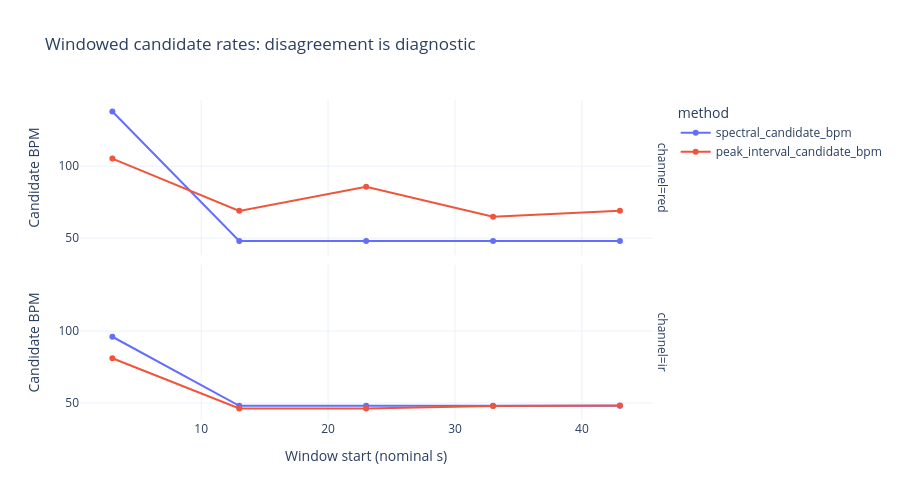
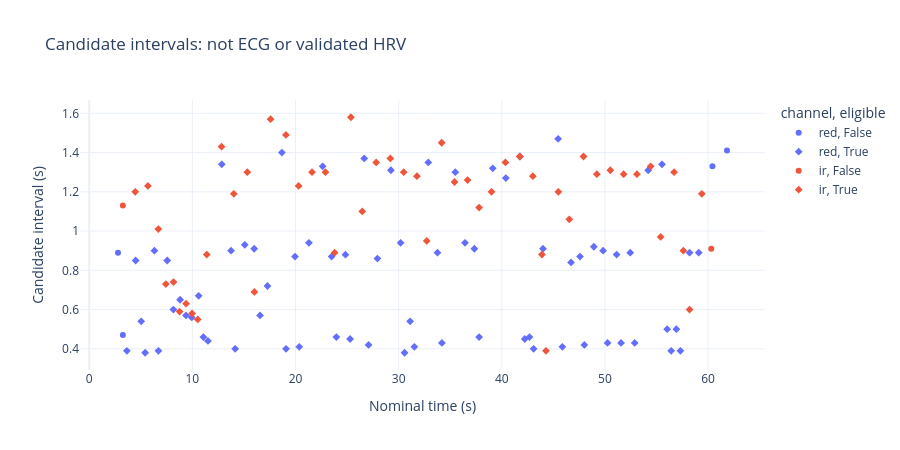

Notebook code cell kept with these figures, in order:
### Code cell
windows = analysis['windows']
display(windows.round(3))
if windows.empty:
    print('No full windows: reduce window_s or record longer. Raw signals and the whole-record spectrum are still available.')
else:
    rates = windows.melt(id_vars=['channel', 'start_s'],
                         value_vars=['spectral_candidate_bpm', 'peak_interval_candidate_bpm'],
                         var_name='method', value_name='candidate_bpm')
    fig = px.line(rates, x='start_s', y='candidate_bpm', color='method', facet_row='channel',
                  markers=True, height=500, title='Windowed candidate rates: disagreement is diagnostic',
                  labels={'start_s': 'Window start (nominal s)', 'candidate_bpm': 'Candidate BPM'})
    if REFERENCE_BPM is not None:
        fig.add_hline(y=REFERENCE_BPM, line_dash='dash', annotation_text='Approximate watch reference')
    fig.show()

intervals = analysis['intervals']
if intervals.empty:
    print('No candidate intervals with these parameters')
else:
    fig = px.scatter(intervals, x='time_s', y='interval_s', color='channel', symbol='eligible',
                     height=450, title='Candidate intervals: not ECG or validated HRV',
                     labels={'time_s': 'Nominal time (s)', 'interval_s': 'Candidate interval (s)'})
    fig.show()

### Figure 1 — Plotly figure (JSON) as saved in the notebook; plotly's stock layout.template omitted (floating-point values rounded to 4 significant figures)
{"data": [{"hovertemplate": "method=spectral_candidate_bpm<br>channel=red<br>Window start (nominal s)=%{x}<br>Candidate BPM=%{y}<extra></extra>", "legendgroup": "spectral_candidate_bpm", "line": {"color": "#636efa", "dash": "solid"}, "marker": {"symbol": "circle"}, "mode": "lines+markers", "name": "spectral_candidate_bpm", "orientation": "v", "showlegend": true, "type": "scatter", "x": [3.0, 13.0, 23.0, 33.0, 43.0], "xaxis": "x2", "y": [138.0, 48.0, 48.0, 48.0, 48.0], "yaxis": "y2"}, {"hovertemplate": "method=spectral_candidate_bpm<br>channel=ir<br>Window start (nominal s)=%{x}<br>Candidate BPM=%{y}<extra></extra>", "legendgroup": "spectral_candidate_bpm", "line": {"color": "#636efa", "dash": "solid"}, "marker": {"symbol": "circle"}, "mode": "lines+markers", "name": "spectral_candidate_bpm", "orientation": "v", "showlegend": false, "type": "scatter", "x": [3.0, 13.0, 23.0, 33.0, 43.0], "xaxis": "x", "y": [96.0, 48.0, 48.0, 48.0, 48.0], "yaxis": "y"}, {"hovertemplate": "method=peak_interval_candidate_bpm<br>channel=red<br>Window start (nominal s)=%{x}<br>Candidate BPM=%{y}<extra></extra>", "legendgroup": "peak_interval_candidate_bpm", "line": {"color": "#EF553B", "dash": "solid"}, "marker": {"symbol": "circle"}, "mode": "lines+markers", "name": "peak_interval_candidate_bpm", "orientation": "v", "showlegend": true, "type": "scatter", "x": [3.0, 13.0, 23.0, 33.0, 43.0], "xaxis": "x2", "y": [105.3, 68.97, 85.71, 64.86, 68.97], "yaxis": "y2"}, {"hovertemplate": "method=peak_interval_candidate_bpm<br>channel=ir<br>Window start (nominal s)=%{x}<br>Candidate BPM=%{y}<extra></extra>", "legendgroup": "peak_interval_candidate_bpm", "line": {"color": "#EF553B", "dash": "solid"}, "marker": {"symbol": "circle"}, "mode": "lines+markers", "name": "peak_interval_candidate_bpm", "orientation": "v", "showlegend": false, "type": "scatter", "x": [3.0, 13.0, 23.0, 33.0, 43.0], "xaxis": "x", "y": [81.08, 46.15, 46.15, 47.81, 48.19], "yaxis": "y"}], "layout": {"annotations": [{"font": {}, "showarrow": false, "text": "channel=ir", "textangle": 90, "x": 0.98, "xanchor": "left", "xref": "paper", "y": 0.2425, "yanchor": "middle", "yref": "paper"}, {"font": {}, "showarrow": false, "text": "channel=red", "textangle": 90, "x": 0.98, "xanchor": "left", "xref": "paper", "y": 0.7575, "yanchor": "middle", "yref": "paper"}], "height": 500, "legend": {"title": {"text": "method"}, "tracegroupgap": 0}, "title": {"text": "Windowed candidate rates: disagreement is diagnostic"}, "xaxis": {"anchor": "y", "domain": [0, 0.98], "title": {"text": "Window start (nominal s)"}}, "xaxis2": {"anchor": "y2", "domain": [0, 0.98], "matches": "x", "showticklabels": false}, "yaxis": {"anchor": "x", "domain": [0, 0.485], "title": {"text": "Candidate BPM"}}, "yaxis2": {"anchor": "x2", "domain": [0.515, 1], "matches": "y", "title": {"text": "Candidate BPM"}}}}

### Figure 2 — Plotly figure (JSON) as saved in the notebook; plotly's stock layout.template omitted (floating-point values rounded to 4 significant figures)
{"data": [{"hovertemplate": "channel=red<br>eligible=False<br>Nominal time (s)=%{x}<br>Candidate interval (s)=%{y}<extra></extra>", "legendgroup": "red, False", "marker": {"color": "#636efa", "symbol": "circle"}, "mode": "markers", "name": "red, False", "orientation": "v", "showlegend": true, "type": "scatter", "x": [2.79, 3.26, 60.42, 61.83], "xaxis": "x", "y": [0.89, 0.47, 1.33, 1.41], "yaxis": "y"}, {"hovertemplate": "channel=red<br>eligible=True<br>Nominal time (s)=%{x}<br>Candidate interval (s)=%{y}<extra></extra>", "legendgroup": "red, True", "marker": {"color": "#636efa", "symbol": "diamond"}, "mode": "markers", "name": "red, True", "orientation": "v", "showlegend": true, "type": "scatter", "x": [3.65, 4.5, 5.04, 5.42, 6.32, 6.71, 7.56, 8.16, 8.81, 9.38, 9.94, 10.61, 11.07, 11.51, 12.85, 13.75, 14.15, 15.08, 15.99, 16.56, 17.28, 18.68, 19.08, 19.95, 20.36, 21.3, 22.63, 23.5, 23.96, 24.84, 25.29, 26.66, 27.08, 27.94, 29.25, 30.19, 30.57, 31.11, 31.52, 32.87, 33.76, 34.19, 35.49, 36.43, 37.34, 37.8, 39.12, 40.39, 41.77, 42.22, 42.68, 43.08, 43.99, 45.46, 45.87, 46.71, 47.58, 48.0, 48.92, 49.82, 50.25, 51.13, 51.56, 52.45, 52.88, 54.19, 55.53, 56.03, 56.42, 56.92, 57.31, 58.2, 59.09], "xaxis": "x", "y": [0.39, 0.85, 0.54, 0.38, 0.9, 0.39, 0.85, 0.6, 0.65, 0.57, 0.56, 0.67, 0.46, 0.44, 1.34, 0.9, 0.4, 0.93, 0.91, 0.57, 0.72, 1.4, 0.4, 0.87, 0.41, 0.94, 1.33, 0.87, 0.46, 0.88, 0.45, 1.37, 0.42, 0.86, 1.31, 0.94, 0.38, 0.54, 0.41, 1.35, 0.89, 0.43, 1.3, 0.94, 0.91, 0.46, 1.32, 1.27, 1.38, 0.45, 0.46, 0.4, 0.91, 1.47, 0.41, 0.84, 0.87, 0.42, 0.92, 0.9, 0.43, 0.88, 0.43, 0.89, 0.43, 1.31, 1.34, 0.5, 0.39, 0.5, 0.39, 0.89, 0.89], "yaxis": "y"}, {"hovertemplate": "channel=ir<br>eligible=False<br>Nominal time (s)=%{x}<br>Candidate interval (s)=%{y}<extra></extra>", "legendgroup": "ir, False", "marker": {"color": "#EF553B", "symbol": "circle"}, "mode": "markers", "name": "ir, False", "orientation": "v", "showlegend": true, "type": "scatter", "x": [3.26, 60.3], "xaxis": "x", "y": [1.13, 0.91], "yaxis": "y"}, {"hovertemplate": "channel=ir<br>eligible=True<br>Nominal time (s)=%{x}<br>Candidate interval (s)=%{y}<extra></extra>", "legendgroup": "ir, True", "marker": {"color": "#EF553B", "symbol": "diamond"}, "mode": "markers", "name": "ir, True", "orientation": "v", "showlegend": true, "type": "scatter", "x": [4.46, 5.69, 6.7, 7.43, 8.17, 8.76, 9.39, 9.97, 10.52, 11.4, 12.83, 14.02, 15.32, 16.01, 17.58, 19.07, 20.3, 21.6, 22.9, 23.79, 25.37, 26.47, 27.82, 29.19, 30.49, 31.77, 32.72, 34.17, 35.42, 36.68, 37.8, 39.0, 40.35, 41.73, 43.01, 43.89, 44.28, 45.48, 46.54, 47.92, 49.21, 50.52, 51.81, 53.1, 54.43, 55.4, 56.7, 57.6, 58.2, 59.39], "xaxis": "x", "y": [1.2, 1.23, 1.01, 0.73, 0.74, 0.59, 0.63, 0.58, 0.55, 0.88, 1.43, 1.19, 1.3, 0.69, 1.57, 1.49, 1.23, 1.3, 1.3, 0.89, 1.58, 1.1, 1.35, 1.37, 1.3, 1.28, 0.95, 1.45, 1.25, 1.26, 1.12, 1.2, 1.35, 1.38, 1.28, 0.88, 0.39, 1.2, 1.06, 1.38, 1.29, 1.31, 1.29, 1.29, 1.33, 0.97, 1.3, 0.9, 0.6, 1.19], "yaxis": "y"}], "layout": {"height": 450, "legend": {"title": {"text": "channel, eligible"}, "tracegroupgap": 0}, "title": {"text": "Candidate intervals: not ECG or validated HRV"}, "xaxis": {"anchor": "y", "domain": [0, 1], "title": {"text": "Nominal time (s)"}}, "yaxis": {"anchor": "x", "domain": [0, 1], "title": {"text": "Candidate interval (s)"}}}}
